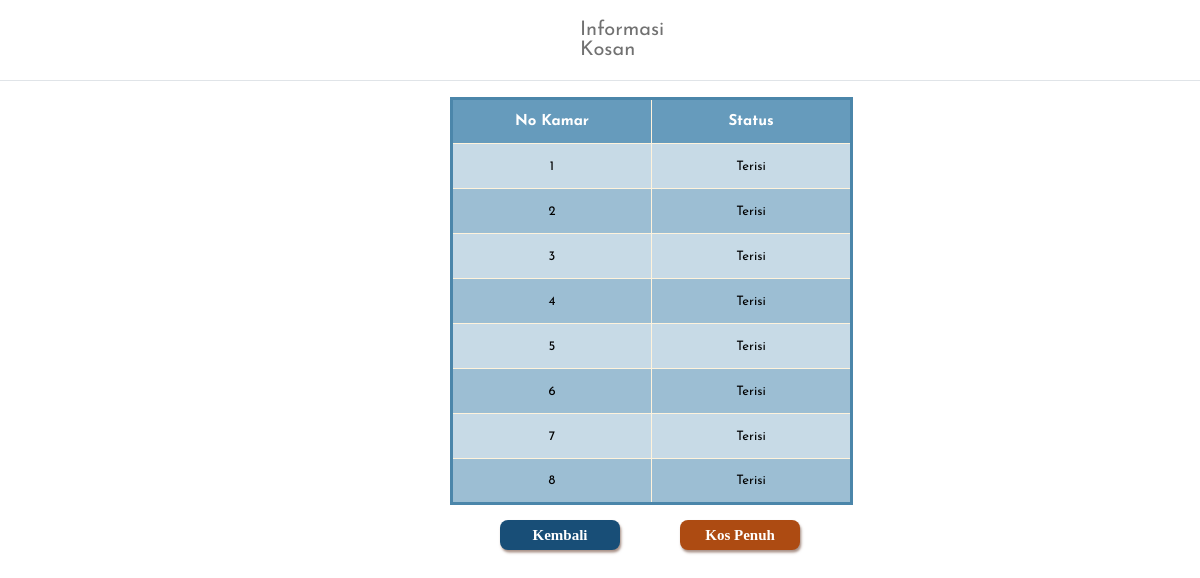
Screenshot of /kamarKosBatavia.php with the database file from the repository.
### tables this page shows
CREATE TABLE `kamar_batavia` (
  `No_kamar` int(4) NOT NULL,
  `status` varchar(225) DEFAULT NULL
);

### kamarKosBatavia.php (the view, shortened to what this page needs)
<?php
include("koneksi.php");
?>
<!DOCTYPE html>
<html>
<head>
    <link rel="stylesheet" type="text/css" href="kamarKosBatavia.css">
</head>
<body>
    <div class="wrapper">
        <div class="main_content">
                <div class="header">Informasi Kosan</div>
        </div>
    </div>
    <br>
    <table class="tabel1", width="200px">
    <thead >
        <tr>
            <th width="100px">No Kamar</th>
            <th width="100px">Status</th>
        </tr>
    </thead>
    <tbody>
        <?php
        $sql = "SELECT * FROM kamar_batavia";
        $query = mysqli_query($link, $sql);
        while($kamar_kos = mysqli_fetch_array($query)){
            echo "<tr>";
            echo "<td>".$kamar_kos['No_kamar']."</td>";
            echo "<td>".$kamar_kos['status']."</td>";
            echo "</tr>";
        }
        ?>
    </tbody>
    </table>
    <a href="kos.php">
    <button class="button">Kembali</button></a>
    <a href="kos.php">
    <button class="bayar">Kos Penuh</button></a>
    </body>
</html>

### kamarKosBatavia.css (style rules this page uses)
* { margin: 0; padding: 0; box-sizing: border-box; list-style: none; text-decoration: none; font-family: 'Josefin Sans', sans-serif; }
body { background:url(images/2.png); height: 100vh; background-size:cover; background-position: center center; position: relative; }
.wrapper { display: flex; position: relative; }
.wrapper .main_content { width: 100%; }
.wrapper .main_content .header { padding: 20px 580px; background: #fff; color: #717171; font-size: 20px; border-bottom: 1px solid #e0e4e8; }
.button { font-family: Georgia, serif; font-size: 15px; font-weight: bold; width: 120px; height: 30px; border-radius: 8px; border-style: none; box-shadow: 1.3px 2.6px 2.6px #663d2c91; color: #fff; background-color: #184E77; -webkit-border-radius: 8px; -moz-border-radius: 8px; -ms-border-radius: 8px; -o-border-radius: 8px; margin-left: 500px; margin-top: 15px; margin-right: 50px; }
.bayar { font-family: Georgia, serif; font-size: 15px; font-weight: bold; width: 120px; height: 30px; border-radius: 8px; border-style: none; box-shadow: 1.3px 2.6px 2.6px #663d2c91; color: #fff; background-color: #ad4b12; -webkit-border-radius: 8px; -moz-border-radius: 8px; -ms-border-radius: 8px; -o-border-radius: 8px; margin-bottom: 50px; margin-left: 5px; }
table.tabel1 { font-family: Georgia, serif; border: 3px solid #4B86AA; background-color: #C7DAE6; width: max-content; text-align: center; border-collapse: collapse; position: relative; left: 450px; }
table.tabel1 td, table.tabel1 th { border: 1px solid #FFF3DC; width: 200px; height: 45px; }
table.tabel1 tbody td { font-size: 13px; }
table.tabel1 tr:nth-child(even) { background: #9CBED3; }
table.tabel1 thead { background: #669BBC; background: -moz-linear-gradient(top, #669BBC 0%, #669BBC 66%, #669BBC 100%); background: -webkit-linear-gradient(top, #669BBC 0%, #669BBC 66%, #669BBC 100%); background: linear-gradient(to bottom, #669BBC 0%, #669BBC 66%, #669BBC 100%); }
table.tabel1 thead th { font-size: 15px; font-weight: bold; color: #fff; text-align: center; }

### rows the page displays
kamar_batavia: No_kamar "1", status "Terisi"
kamar_batavia: No_kamar "2", status "Terisi"
kamar_batavia: No_kamar "3", status "Terisi"
kamar_batavia: No_kamar "4", status "Terisi"
kamar_batavia: No_kamar "5", status "Terisi"
kamar_batavia: No_kamar "6", status "Terisi"
kamar_batavia: No_kamar "7", status "Terisi"
kamar_batavia: No_kamar "8", status "Terisi"
